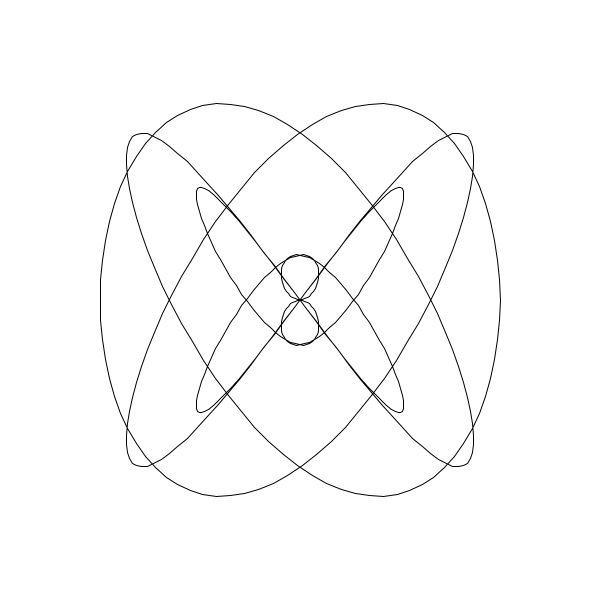
Frame 1 (no input)
Frame 60 (the mouse pressed at the canvas centre just before this capture): identical to frame 1, image omitted
Frame 120 (the mouse held since frame 60 and released just before this capture): identical to frame 1, image omitted

The Processing sketch that drew this single still picture (run headless with seeded random() and noise(); from frame 60 on, the mouse is pressed at the canvas centre):

// Processing sketch: processing_130543
// ── processing_130543.pde

/**
 Now we add together modulation and Lissajou figures to get some 
 really interesting curves. Some look like random messes, and some 
 will be elegant and complex. Explore different values of a and b
 and the new control values aM and bM, which control the frequency of the 
 the modulation.
 
 C. Andrews
 2014-01-27
 **/

float phi =  PI/2;
int numPoints = 500;
int amplitude = 200;
float a = 6;
float b = 8;

float aM = 1;
float bM = 1;
void setup() {
  size(600, 600); 
  noFill();
  smooth();
}


void draw() {
  background(255);

  translate(width/2, height/2);

  float x = 0;
  float y = 0;

  beginShape();
  for (int i = 0; i <= numPoints; i++) {
    float angle = map(i, 0, numPoints, 0, TWO_PI);
    x = sin(a * angle + phi)*sin(aM*angle + phi)*amplitude;
    y = sin(b * angle)*sin(bM*angle + phi)*amplitude;
    vertex(x, y);
  }
  endShape();
}
